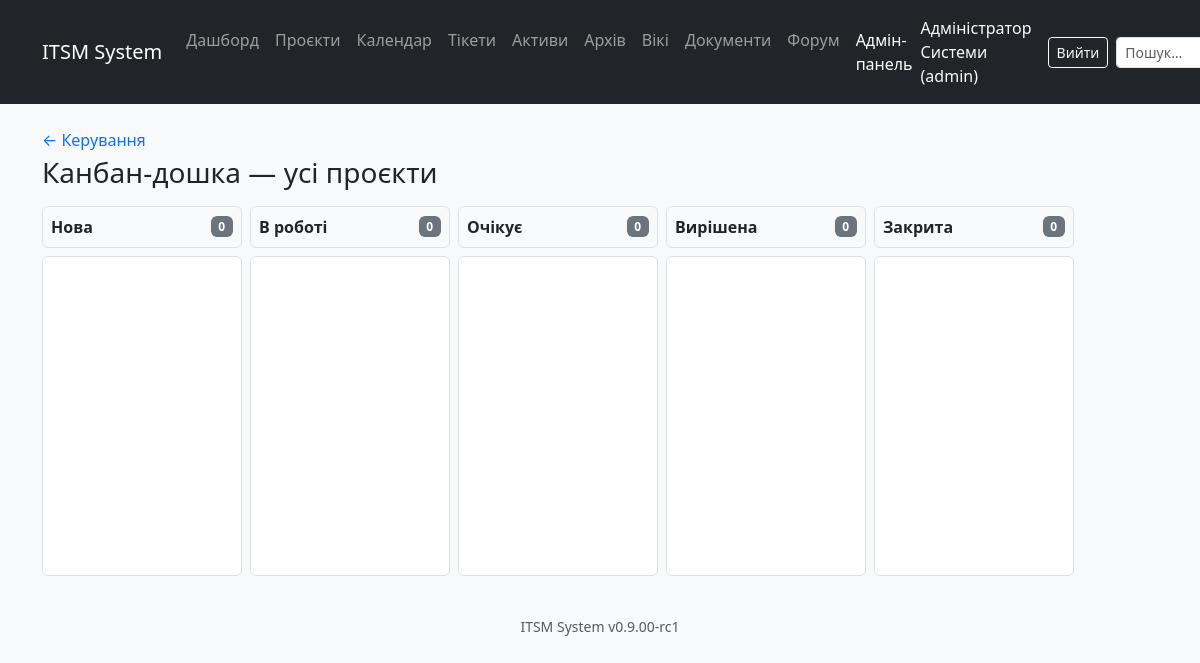
Screenshot of /admin/board (signed in) with the database file from the repository.
### tables this page shows
CREATE TABLE IF NOT EXISTS task_statuses (
    id INT AUTO_INCREMENT PRIMARY KEY,
    code VARCHAR(50) NOT NULL UNIQUE,    
    name VARCHAR(100) NOT NULL,
    is_closed TINYINT(1) NOT NULL DEFAULT 0,
    sort_order INT NOT NULL DEFAULT 0
);

### app/Views/admin/board.php (the view, shortened to what the rows shown need)
<div class="d-flex gap-2" id="kanban-board">
    <?php foreach ($statuses as $status): ?>
        <?php $columnTasks = $tasksByStatus[$status['id']] ?? []; ?>
        <div class="kanban-column-wrapper">
            <div class="bg-light rounded p-2 mb-2 d-flex justify-content-between align-items-center border kanban-column-header">
                <strong class="text-truncate"><?= \App\Core\View::e($status['name']) ?></strong>
                <span class="badge bg-secondary kanban-count flex-shrink-0"><?= count($columnTasks) ?></span>
            </div>
            <div class="kanban-column border rounded p-2 bg-white"
                 data-status-id="<?= (int)$status['id'] ?>">
            </div>
        </div>
    <?php endforeach; ?>
</div>

### rows the page displays
task_statuses: name "Нова", id "0"
task_statuses: name "В роботі", id "0"
task_statuses: name "Очікує", id "0"
task_statuses: name "Вирішена", id "0"
task_statuses: name "Закрита", id "0"

### other values shown
$mLabel "Активи"
$mLabel "Архів"
$mLabel "Вікі"
$mLabel "Документи"
$mLabel "Форум"
